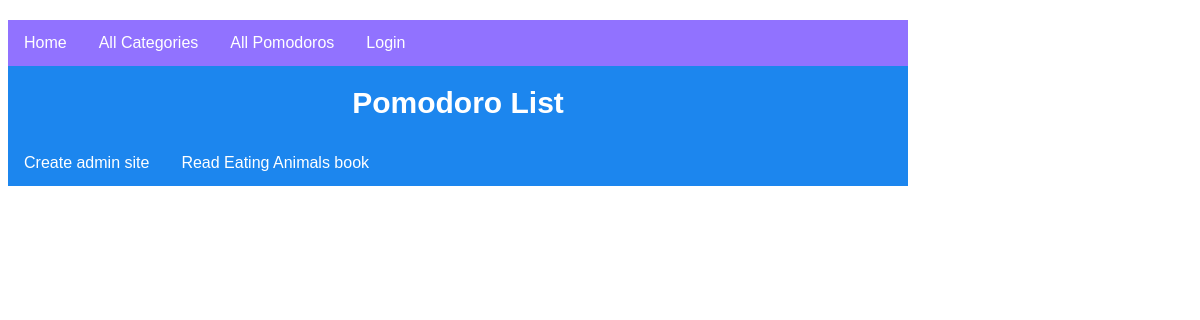
Page /timer/pomodoros/ on the committed database.
### timer/models.py (models this page shows, shortened)
class Pomodoro(models.Model):
    task_name = models.TextField(blank=False, help_text='Enter task name for pomodoro')
    id = models.UUIDField(primary_key=True, default=uuid.uuid4, unique=True, help_text='Unique ID for this particular pomodoro across whole library')
    categoryID = models.ForeignKey('Category', on_delete=models.SET_NULL, null=True, default="Uncategorized")
    doer = models.ForeignKey(User, on_delete=models.SET_NULL, null=True, blank=True)
    day_of_week = models.CharField(max_length=10, help_text='Day of week (i.e. Monday-Sunday)')
    time_of_day = models.DateTimeField(help_text='XX:XX AM or PM')
    minutes = models.IntegerField(default=25)
    def get_absolute_url(self):
        return reverse('pomodoro-detail', args=[str(self.id)])

### timer/views.py (the view)
# urls.py: path('pomodoros/', views.PomodoroListView.as_view(), name='pomodoro'),
class PomodoroListView(generic.ListView):
    model = Pomodoro
    context_object_name = 'pomodoro_list'
    template_name = 'pomodoro/pomodoro_list.html'

### timer/templates/timer/pomodoro_list.html
{% extends "base_generic.html" %}
{% block content %}
  <h1>Pomodoro List</h1>
  {% if pomodoro_list %}
  <ul>
    {% for pomodoro in pomodoro_list %}
      <li>
       <a href="{{ pomodoro.get_absolute_url }}">{{ pomodoro.task_name }}</a>
      </li>
    {% endfor %}
  </ul>
  {% else %}
    <p>There are no pomodoros yet.</p>
  {% endif %}
{% endblock %}

### timer/static/css/styles.css (style rules this page uses)
h1 { font-size: 30px; }
ul { list-style-type: none; margin: 0; padding: 0; overflow: hidden; }
li { float: left; }
li a { display: block; color: white; text-align: center; padding: 14px 16px; text-decoration: none; }

### rows in the picture
Pomodoro: task_name "Create admin site"
Pomodoro: task_name "Read Eating Animals book"
